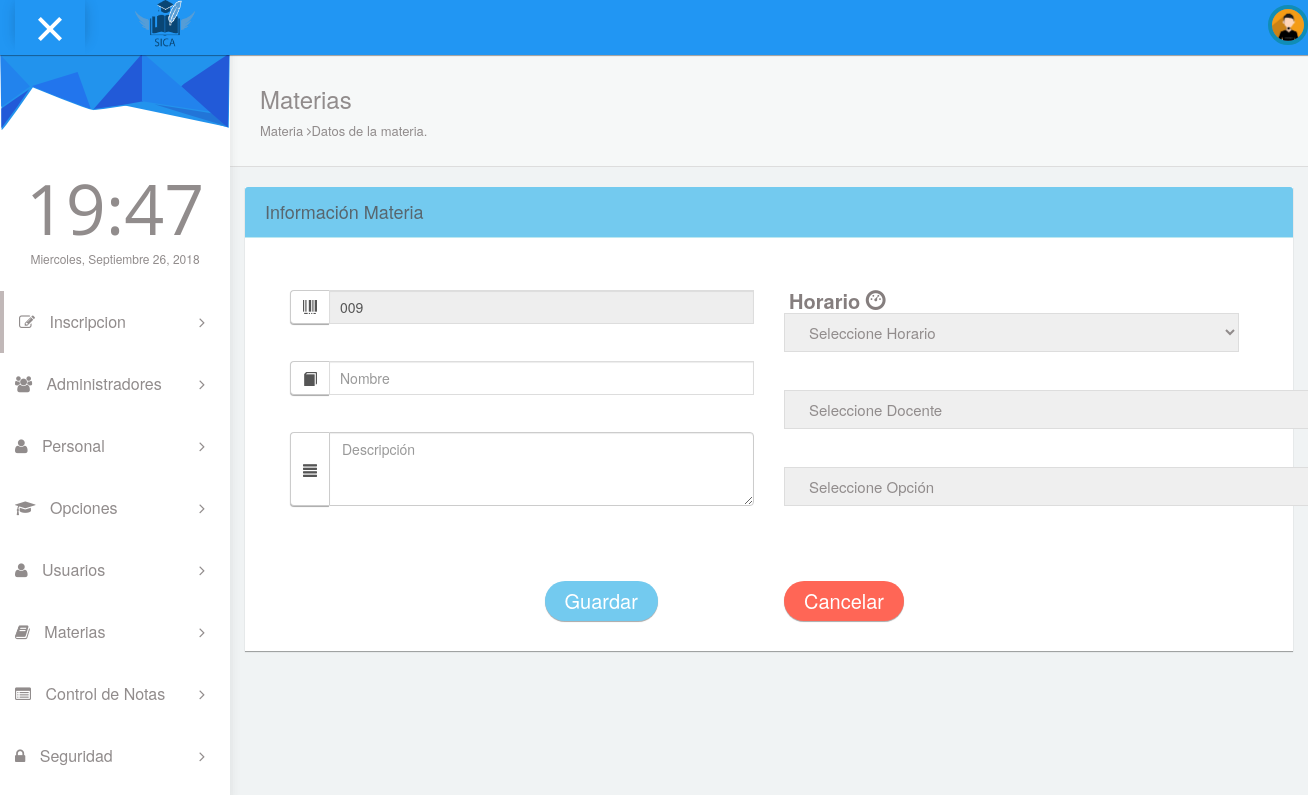
The app's page /pages/materias.php, older data.
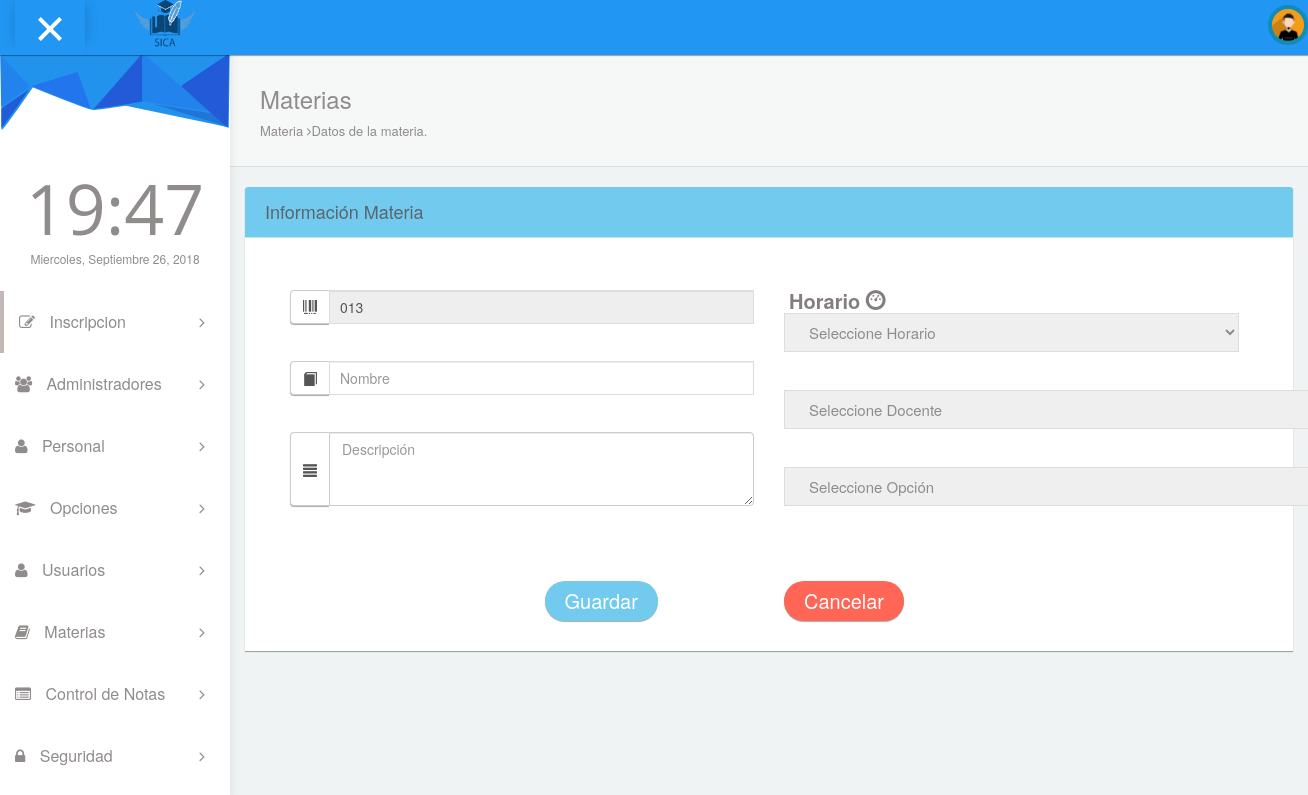
The same page, newer data.
### tables this page shows
CREATE TABLE `tmaterias` (
  `eid_materia` int(11) NOT NULL,
  `ccodigo` varchar(10) NOT NULL,
  `cnombre` varchar(30) NOT NULL,
  `cdescripcion` varchar(200) NOT NULL,
  `efk_idopcion` int(11) NOT NULL,
  `efk_idhorario` int(11) NOT NULL,
  `estado` int(11) NOT NULL
);

### pages/materias.php (the view, shortened to what the changed rows need)
<!DOCTYPE html>
<?php
 include '../config/conexion.php';
                  $resultc = $conexion->query("select eid_materia as id from tmaterias");
                      if ($resultc) {
                        while ($filac = $resultc->fetch_object()) {
                          $temp=$filac->id;
                           }
                      }
                      $codigo=sprintf("%03s",$temp+1);
?>
<html lang="en">
<head>
  <link rel="stylesheet" type="text/css" href="../asset/css/bootstrap.min.css">
  <link rel="stylesheet" type="text/css" href="../asset/css/plugins/font-awesome.min.css"/>
  <link rel="stylesheet" type="text/css" href="../asset/css/plugins/animate.min.css"/>
  <link rel="stylesheet" type="text/css" href="../asset/css/plugins/nouislider.min.css"/>
  <link rel="stylesheet" type="text/css" href="../asset/css/plugins/select2.min.css"/>
  <link rel="stylesheet" type="text/css" href="../asset/css/plugins/ionrangeslider/ion.rangeSlider.css"/>
  <link rel="stylesheet" type="text/css" href="../asset/css/plugins/ionrangeslider/ion.rangeSlider.skinFlat.css"/>
  <link rel="stylesheet" type="text/css" href="../asset/css/plugins/bootstrap-material-datetimepicker.css"/>
  <link rel="stylesheet" type="text/css" href="../asset/css/sweetalert2.css"/>
  <link href="https://cdnjs.cloudflare.com/ajax/libs/select2/4.0.6-rc.0/css/select2.min.css" rel="stylesheet" />
  <link href="../asset/css/style.css" rel="stylesheet">
</head>
<body id="mimin" class="dashboard">
      <div class="container-fluid mimin-wrapper">
          <?php include "menu.php";?>
            <div id="content">
                <div class="form-element">
                <form id="turismo" name="turismo" action="" method="post">
                <div class="col-md-12">
                  <div class="col-md-12 panel panel-info">
                    <div class="col-md-12 panel-body" style="padding-bottom:30px;">
                      <div class="col-md-12">
                        <form class="cmxform" id="formcliente" method="post" action="">
                          <div class="col-md-6">
                           <div class="input-group">
                           <span class="input-group-addon"><i class="glyphicon glyphicon-barcode"></i></span>
                           <input id="codigom" type="text" class="form-control" name="codigom" placeholder="Codigo" value="<?php echo $codigo; ?>" readonly>
                           </div>
                           </div>
                      </form>
                    </div>
                  </div>
                </div>
                </form>
              </div>
              </div>
              </div>
</body>
</html>

Row changes from the older to the newer data that the page shows:
no longer on this page (row unchanged): tmaterias: codigom "009"
added tmaterias: codigom "013"
